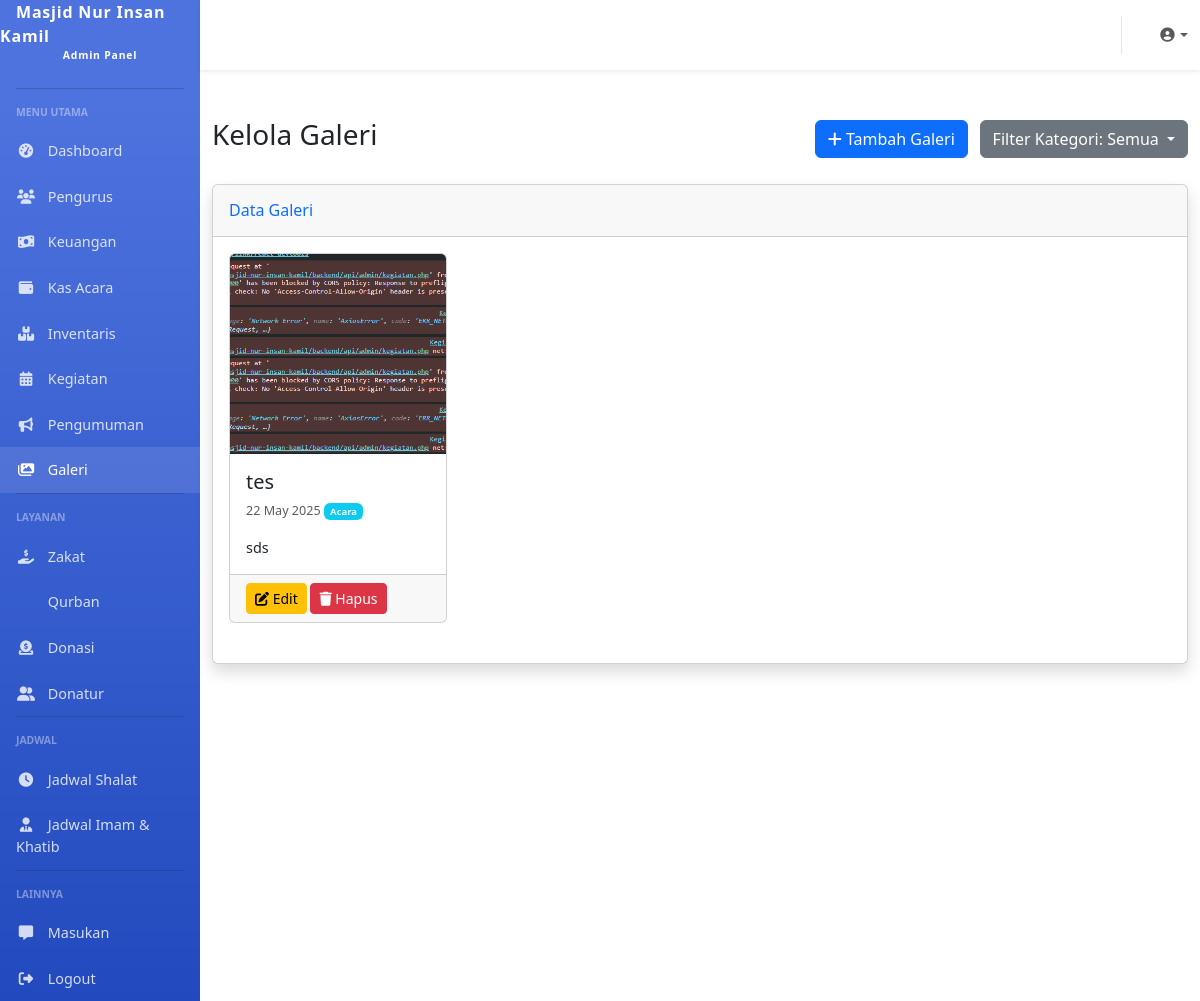
Screenshot of /admin/galeri.php (signed in) with the database file from the repository.
### tables this page shows
CREATE TABLE `settings` (
  `id` int(11) NOT NULL,
  `nama_masjid` varchar(100) NOT NULL DEFAULT 'Masjid Nur Insan Kamil',
  `alamat` text DEFAULT NULL,
  `no_telepon` varchar(20) DEFAULT NULL,
  `email` varchar(100) DEFAULT NULL,
  `logo` varchar(255) DEFAULT NULL,
  `deskripsi` text DEFAULT NULL,
  `rekening_bank` text DEFAULT NULL,
  `qris_image` varchar(255) DEFAULT NULL,
  `visi` text DEFAULT NULL,
  `misi` text DEFAULT NULL,
  `sejarah` text DEFAULT NULL,
  `created_at` timestamp NOT NULL DEFAULT current_timestamp(),
  `updated_at` timestamp NOT NULL DEFAULT current_timestamp() ON UPDATE current_timestamp()
);

CREATE TABLE `galeri` (
  `id` int(11) NOT NULL,
  `judul` varchar(100) NOT NULL,
  `deskripsi` text DEFAULT NULL,
  `kategori` varchar(100) DEFAULT NULL,
  `gambar` varchar(255) NOT NULL,
  `tanggal` date NOT NULL,
  `created_at` timestamp NOT NULL DEFAULT current_timestamp(),
  `updated_at` timestamp NOT NULL DEFAULT current_timestamp() ON UPDATE current_timestamp()
);

### config/database.php (called while the page is built, shortened)
<?php
function getConnection() {
    $conn = new mysqli(DB_HOST, DB_USER, DB_PASS, DB_NAME);
    $conn->set_charset("utf8");
    return $conn;
}
function query($sql) {
    $conn = getConnection();
    $result = $conn->query($sql);
    return $result;
}
function fetchAll($sql) {
    $result = query($sql);
    $data = [];
    while ($row = $result->fetch_assoc()) {
        $data[] = $row;
    }
    return $data;
}
function fetchOne($sql) {
    $result = query($sql);
    $row = $result->fetch_assoc();
    return $row;
}

### includes/functions.php (called while the page is built, shortened)
<?php
require_once dirname(__DIR__) . '/config/database.php';
function formatDate($date, $format = 'd F Y') {
    $timestamp = strtotime($date);
    return date($format, $timestamp);
}
function getSettings() {
    return fetchOne("SELECT * FROM settings WHERE id = 1");
}
function isActiveMenu($menu, $active = 'active') {
    $currentPage = basename($_SERVER['PHP_SELF'], '.php');
    if ($currentPage == $menu) {
        return $active;
    }
    return '';
}

### admin/galeri.php (the view, shortened to what this page needs)
<?php
require_once 'includes/header.php';
$kategoriFilter = isset($_GET['kategori']) ? $_GET['kategori'] : '';
$kategoriList = fetchAll("SELECT DISTINCT kategori FROM galeri WHERE kategori != '' ORDER BY kategori ASC");
$whereClause = $kategoriFilter ? "WHERE kategori = '$kategoriFilter'" : "";
$dataGaleri = fetchAll("SELECT * FROM galeri $whereClause ORDER BY tanggal DESC");
?>
<div class="container-fluid py-4">
    <div class="d-flex justify-content-between align-items-center mb-4">
        <h1 class="h3">Kelola Galeri</h1>
        <div>
            <button type="button" class="btn btn-primary me-2" data-bs-toggle="modal" data-bs-target="#formModal">
                <i class="fas fa-plus"></i> Tambah Galeri
            </button>
            <?php if (count($kategoriList) > 0): ?>
                <div class="btn-group">
                    <button type="button" class="btn btn-secondary dropdown-toggle" data-bs-toggle="dropdown" aria-expanded="false">
                        Filter Kategori: <?= $kategoriFilter ? $kategoriFilter : 'Semua' ?>
                    </button>
                </div>
            <?php endif; ?>
        </div>
    </div>
    <div class="card shadow mb-4">
        <div class="card-header py-3">
            <h6 class="m-0 font-weight-bold text-primary">Data Galeri <?= $kategoriFilter ? "($kategoriFilter)" : "" ?></h6>
        </div>
        <div class="card-body">
            <?php if (count($dataGaleri) > 0): ?>
                <div class="row">
                    <?php foreach ($dataGaleri as $galeri): ?>
                        <div class="col-md-3 mb-4">
                            <div class="card h-100">
                                <img src="<?= BASE_URL ?>/assets/uploads/galeri/<?= $galeri['gambar'] ?>" class="card-img-top" alt="<?= $galeri['judul'] ?>" style="height: 200px; object-fit: cover;">
                                <div class="card-body">
                                    <h5 class="card-title"><?= $galeri['judul'] ?></h5>
                                    <p class="card-text small text-muted">
                                        <?= formatDate($galeri['tanggal']) ?>
                                        <?php if (!empty($galeri['kategori'])): ?>
                                            <span class="badge bg-info"><?= $galeri['kategori'] ?></span>
                                        <?php endif; ?>
                                    </p>
                                    <p class="card-text"><?= substr($galeri['deskripsi'], 0, 100) . (strlen($galeri['deskripsi']) > 100 ? '...' : '') ?></p>
                                </div>
                                <div class="card-footer">
                                    <a href="?action=edit&id=<?= $galeri['id'] ?>" class="btn btn-sm btn-warning">
                                        <i class="fas fa-edit"></i> Edit
                                    </a>
                                    <a href="?action=delete&id=<?= $galeri['id'] ?>" class="btn btn-sm btn-danger" onclick="return confirm('Apakah Anda yakin ingin menghapus data ini?')">
                                        <i class="fas fa-trash"></i> Hapus
                                    </a>
                                </div>
                            </div>
                        </div>
                    <?php endforeach; ?>
                </div>
            <?php else: ?>
                <div class="alert alert-info">
                    Belum ada data galeri<?= $kategoriFilter ? " untuk kategori $kategoriFilter" : "" ?>.
                </div>
            <?php endif; ?>
        </div>
    </div>
</div>
<?php
require_once 'includes/footer.php';
?>

### admin/includes/header.php (shortened to what this page needs)
<?php
require_once dirname(dirname(__DIR__)) . '/includes/functions.php';
$settings = getSettings();
?>
<!DOCTYPE html>
<html lang="id">
<head>
    <link href="https://cdn.jsdelivr.net/npm/bootstrap@5.3.0-alpha1/dist/css/bootstrap.min.css" rel="stylesheet">
    <link rel="stylesheet" href="https://cdnjs.cloudflare.com/ajax/libs/font-awesome/6.4.0/css/all.min.css">
</head>
<body>
    <div class="d-flex">
        <div class="sidebar col-lg-2 col-md-3 d-none d-md-block">
            <a class="sidebar-brand text-white" href="<?= ADMIN_URL ?>">
                <?= $settings['nama_masjid'] ?>
                <span>Admin Panel</span>
            </a>
            <hr class="sidebar-divider bg-white">
            <div class="sidebar-heading">Menu Utama</div>
            <ul class="nav flex-column">
                <li class="nav-item">
                    <a class="nav-link <?= isActiveMenu('index') ?>" href="<?= ADMIN_URL ?>">
                        <i class="fas fa-fw fa-tachometer-alt"></i>
                        Dashboard
                    </a>
                </li>
                <li class="nav-item">
                    <a class="nav-link <?= isActiveMenu('pengurus') ?>" href="<?= ADMIN_URL ?>/pengurus.php">
                        <i class="fas fa-fw fa-users"></i>
                        Pengurus
                    </a>
                </li>
                <li class="nav-item">
                    <a class="nav-link <?= isActiveMenu('keuangan') ?>" href="<?= ADMIN_URL ?>/keuangan.php">
                        <i class="fas fa-fw fa-money-bill-wave"></i>
                        Keuangan
                    </a>
                </li>
                <li class="nav-item">
                    <a class="nav-link <?= isActiveMenu('kas_acara') ?>" href="<?= ADMIN_URL ?>/kas_acara.php">
                        <i class="fas fa-fw fa-wallet"></i>
                        Kas Acara
                    </a>
                </li>
                <li class="nav-item">
                    <a class="nav-link <?= isActiveMenu('inventaris') ?>" href="<?= ADMIN_URL ?>/inventaris.php">
                        <i class="fas fa-fw fa-boxes"></i>
                        Inventaris
                    </a>
                </li>
                <li class="nav-item">
                    <a class="nav-link <?= isActiveMenu('kegiatan') ?>" href="<?= ADMIN_URL ?>/kegiatan.php">
                        <i class="fas fa-fw fa-calendar-alt"></i>
                        Kegiatan
                    </a>
                </li>
                <li class="nav-item">
                    <a class="nav-link <?= isActiveMenu('pengumuman') ?>" href="<?= ADMIN_URL ?>/pengumuman.php">
                        <i class="fas fa-fw fa-bullhorn"></i>
                        Pengumuman
                    </a>
                </li>
                <li class="nav-item">
                    <a class="nav-link <?= isActiveMenu('galeri') ?>" href="<?= ADMIN_URL ?>/galeri.php">
                        <i class="fas fa-fw fa-images"></i>
                        Galeri
                    </a>
                </li>
            </ul>
            <hr class="sidebar-divider bg-white">
            <div class="sidebar-heading">Layanan</div>
            <ul class="nav flex-column">
                <li class="nav-item">
                    <a class="nav-link <?= isActiveMenu('zakat') ?>" href="<?= ADMIN_URL ?>/zakat.php">
                        <i class="fas fa-fw fa-hand-holding-usd"></i>
                        Zakat
                    </a>
                </li>
                <li class="nav-item">
                    <a class="nav-link <?= isActiveMenu('qurban') ?>" href="<?= ADMIN_URL ?>/qurban.php">
                        Qurban
                    </a>
                </li>
                <li class="nav-item">
                    <a class="nav-link <?= isActiveMenu('donasi') ?>" href="<?= ADMIN_URL ?>/donasi.php">
                        <i class="fas fa-fw fa-donate"></i>
                        Donasi
                    </a>
                </li>
                <li class="nav-item">
                    <a class="nav-link <?= isActiveMenu('donatur') ?>" href="<?= ADMIN_URL ?>/donatur.php">
                        <i class="fas fa-fw fa-user-friends"></i>
                        Donatur
                    </a>
                </li>
            </ul>
            <hr class="sidebar-divider bg-white">
            <div class="sidebar-heading">Jadwal</div>
            <ul class="nav flex-column">
                <li class="nav-item">
                    <a class="nav-link <?= isActiveMenu('jadwal_shalat') ?>" href="<?= ADMIN_URL ?>/jadwal_shalat.php">
                        <i class="fas fa-fw fa-clock"></i>
                        Jadwal Shalat
                    </a>
                </li>
                <li class="nav-item">
                    <a class="nav-link <?= isActiveMenu('jadwal_imam_khatib') ?>" href="<?= ADMIN_URL ?>/jadwal_imam_khatib.php">
                        <i class="fas fa-fw fa-user-tie"></i>
                        Jadwal Imam & Khatib
                    </a>
                </li>
            </ul>
            <hr class="sidebar-divider bg-white">
            <div class="sidebar-heading">Lainnya</div>
            <ul class="nav flex-column">
                <li class="nav-item">
                    <a class="nav-link <?= isActiveMenu('masukan') ?>" href="<?= ADMIN_URL ?>/masukan.php">
                        <i class="fas fa-fw fa-comment-alt"></i>
                        Masukan
                    </a>
                </li>
                <li class="nav-item">
                    <a class="nav-link" href="<?= ADMIN_URL ?>/logout.php">
                        <i class="fas fa-fw fa-sign-out-alt"></i>
                        Logout
                    </a>
                </li>
            </ul>
        </div>
        <div class="content col-lg-10 col-md-9 col-12">
            <nav class="navbar navbar-expand navbar-light bg-white topbar mb-4 shadow-sm">
                <ul class="navbar-nav ms-auto">
                    <li class="nav-item dropdown no-arrow">
                        <a class="nav-link dropdown-toggle" href="#" id="userDropdown" role="button" data-bs-toggle="dropdown" aria-haspopup="true" aria-expanded="false">
                            <i class="fas fa-user-circle fa-fw"></i>
                        </a>
                    </li>
                </ul>
            </nav>

### admin/includes/header.php (style rules this page uses)
body { font-size: 0.9rem; }
.sidebar { min-height: 100vh; background-color: #4e73df; background-image: linear-gradient(180deg, #4e73df 10%, #224abe 100%); background-size: cover; }
.sidebar-brand { height: 4.375rem; text-decoration: none; font-size: 1rem; font-weight: 800; padding: 1.5rem 1rem; text-align: center; letter-spacing: 0.05rem; z-index: 1; }
.sidebar-brand span { font-size: 0.65rem; display: block; }
.sidebar-divider { margin: 0 1rem 1rem; }
.sidebar .nav-item { position: relative; }
.sidebar .nav-item .nav-link { display: block; width: 100%; text-align: left; padding: 0.75rem 1rem; color: rgba(255, 255, 255, 0.8); }
.sidebar .nav-item .nav-link:hover, .sidebar .nav-item .nav-link.active { color: #fff; background-color: rgba(255, 255, 255, 0.1); }
.sidebar .nav-item .nav-link i { margin-right: 0.5rem; width: 1.25rem; text-align: center; }
.sidebar-heading { padding: 0 1rem; font-weight: 800; font-size: 0.65rem; color: rgba(255, 255, 255, 0.4); text-transform: uppercase; margin-bottom: 0.5rem; }
.content { flex: 1 0 auto; }
.topbar { height: 4.375rem; }
.topbar .nav-item .nav-link { height: 4.375rem; display: flex; align-items: center; padding: 0 0.75rem; }

### rows the page displays
settings: nama_masjid "Masjid Nur Insan Kamil"
galeri: gambar (picture), judul "tes", tanggal "22 May 2025", kategori "Acara", deskripsi "sds"
